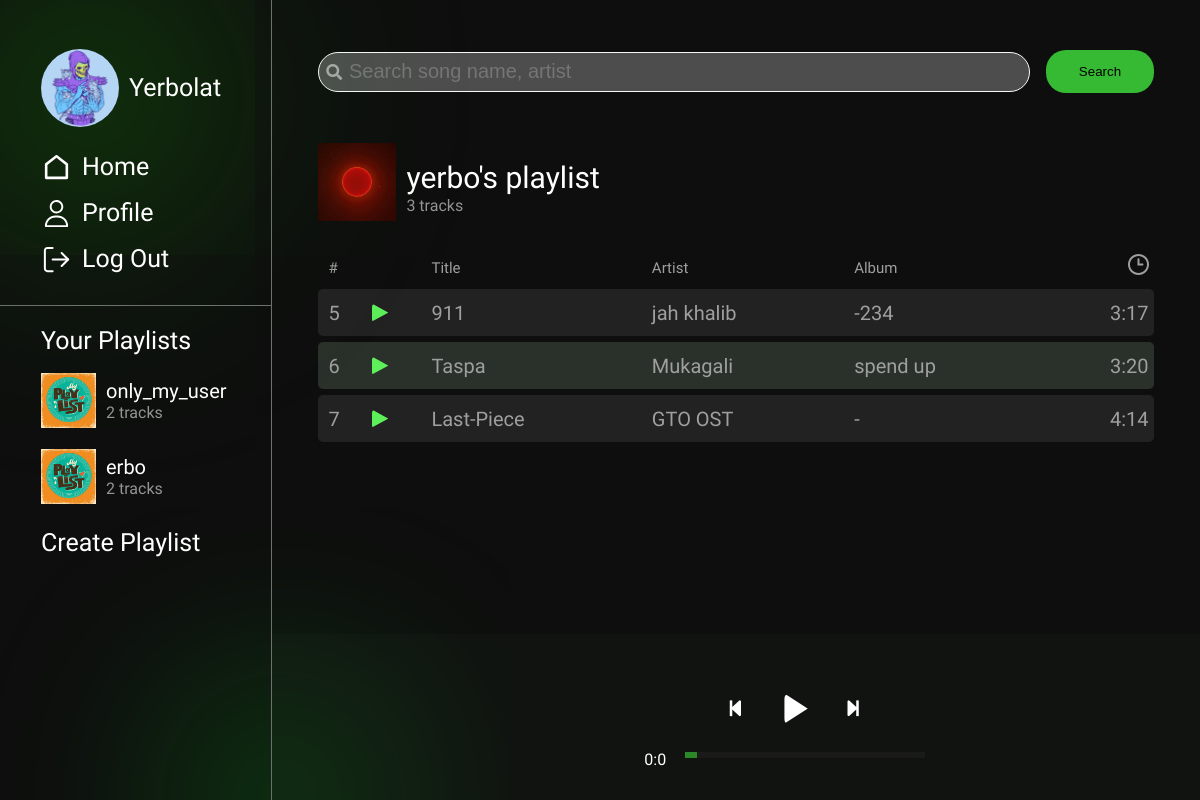
/playlist/10/ (signed in), run on the app's committed database.
### tyndama/models.py (models this page shows, shortened)
class Playlist(models.Model):
    name = models.CharField(max_length=255)
    user = models.ForeignKey(User, on_delete=models.CASCADE, related_name='playlists')
    songs = models.ManyToManyField(Music)
    def get_num_of_tracks(self):
        arr = []
        for i in self.songs.iterator():
            arr.append(i)
        return len(arr)

class Music(models.Model):
    song_id = models.AutoField(primary_key=True)
    name = models.CharField(max_length=255)
    singer = models.CharField(max_length=255)
    tags = models.CharField(max_length=255)
    image = models.ImageField(upload_to='images_1')
    song = models.FileField(upload_to='images_1')
    album = models.CharField(max_length=255, default="-")
    time = models.CharField(max_length=50)

### tyndama/views.py (the view)
# urls.py: path('playlist/<int:playlist_id>/', views.playlist_detail, name='playlist'),
def playlist_detail(request, playlist_id):
    all_playlist = Playlist.objects.filter(user=request.user)
    playlist = Playlist.objects.get(id=playlist_id)
    music_list = playlist.songs.all()
    return render(request, 'tyndama/playlist.html', {'music': music_list, 'playlist': all_playlist, 'curr_playlist': playlist})

### templates/tyndama/playlist.html (shortened to what this page needs)
<!doctype html>
{% load static %}
<html lang="en">
<head>
    <link rel="stylesheet" href="{% static 'tyndama/css/styles.css' %}">
    <link rel="stylesheet" href="https://cdnjs.cloudflare.com/ajax/libs/font-awesome/5.15.2/css/all.min.css"
/>
</head>
<body>
<div class="nav">
    <div class="info">
        <div class="profile-info">
            <div class="avatar" style="background-image: url('{% static 'tyndama/img/g9DlTPEgG_s.jpg' %}');"></div>
            <h4 class="name">Yerbolat</h4>
        </div>
        <div class="buttons">
            <a href="{% url 'home' %}">
                <img src="{% static 'tyndama/img/home.svg' %}" alt="">
                <span>Home</span>
            </a>
            <a href="">
                <img src="{% static 'tyndama/img/profile.svg' %}" alt="">
                <span>Profile</span>
            </a>
            <a href="">
                <img src="{% static 'tyndama/img/logout.svg' %}" alt="">
                <span>Log Out</span>
            </a>
        </div>
    </div>
    <div class="playlists">
        <h4>Your Playlists</h4>
        {% for i in playlist %}
            <a class="playlist" href="{% url 'playlist' playlist_id=i.id %}">
                <div class="img-wrapper"
                     style="background-image: url('{% static 'tyndama/img/playlist_wallpaper.png' %}')"></div>
                <div class="playlist-info">
                    <p class="title">{{ i.name }}</p>
                    <p class="num-of-tracks">{{ i.get_num_of_tracks }} tracks</p>
                </div>
            </a>
        {% endfor %}
        <a href="{% url 'add_playlist' %}">
            <h4 style="margin-top: 20px;">Create Playlist</h4>
        </a>
    </div>
</div>
<div class="content">
    <div class="top-block">
        <div class="search">
            <form>
                <input type="search" class="search-input" placeholder="Search song name, artist"
                       aria-label="search vault">
                <i class="fas fa-search search-icon" aria-hidden="true"></i>
                <button type="submit" class="search-button">Search</button>
            </form>
        </div>
        <div class="curr-playlist">
            <div class="img-wrapper big"
                 style="background-image: url('{% static 'tyndama/img/PKQqPbaUp6s.jpg' %}')"></div>
            <div class="playlist-info mr">
                <p class="big-title">{{ curr_playlist.name }}</p>
                <p class="big-num-of-tracks">{{ curr_playlist.get_num_of_tracks }} tracks</p>
            </div>
        </div>
    </div>
    <div class="mid-block">
        <div class="wrapper-table">
            <table id="playlist" class="no-select">
                <thead>
                <th>#</th>
                <th></th>
                <th>Title</th>
                <th>Artist</th>
                <th>Album</th>
                <th>
                    <img src="{% static 'tyndama/img/clock.svg' %}" alt="time">
                </th>
                </thead>
                <tbody>
                {% for i in music %}
                    <tr>
                        <td>{{ i.song_id }}</td>
                        <td>
                            <div onload="save('{{ i.song }}', {{ i.song_id }}, '{{ i.name }}', '{{ i.singer }}', '{{ i.image }}')"
                                 onclick="startPlay('{{ i.song }}', {{ i.song_id }}, '{{ i.name }}', '{{ i.singer }}', '{{ i.image }}' )"
                                 class="inline-toggle-play pause" id="{{ i.song_id }}">
                                <span></span>
                            </div>
                        </td>
                        <td>{{ i.name }}</td>
                        <td>{{ i.singer }}</td>
                        <td>{{ i.album }}</td>
                        <td>{{ i.time }}</td>
                    </tr>
                {% endfor %}
                </tbody>
            </table>
        </div>
    </div>
    <div class="bottom-block">
        <div class="player">
            <div class="album-image"></div>
            <div class="control-panel">
                <div class="control">
                    <div class="btn btn-prev">
                        <i class="fas fa-step-backward"></i>
                    </div>
                    <div class="btn btn-toggle-play pause">
                        <span></span>
                    </div>
                    <div class="btn btn-next">
                        <i class="fas fa-step-forward"></i>
                    </div>
                </div>
                <div class="seek-bar">
                    <div class="times">
                        <div class="curr-time"></div>
                        <input id="progress" class="progress" type="range" value="0" step="1" min="0" max="100">
                    </div>
                </div>
            </div>
        </div>
    </div>
</div>
</body>
</html>

### data on the page
Playlist: name "only_my_user", get_num_of_tracks "2"
Playlist: name "erbo", get_num_of_tracks "2"
Playlist: name "yerbo's playlist", get_num_of_tracks "3"
Music: song_id "5", name "911", singer "jah khalib", album "-234", time "3:17"
Music: song_id "6", name "Taspa", singer "Mukagali", album "spend up", time "3:20"
Music: song_id "7", name "Last-Piece", singer "GTO OST", album "-", time "4:14"
